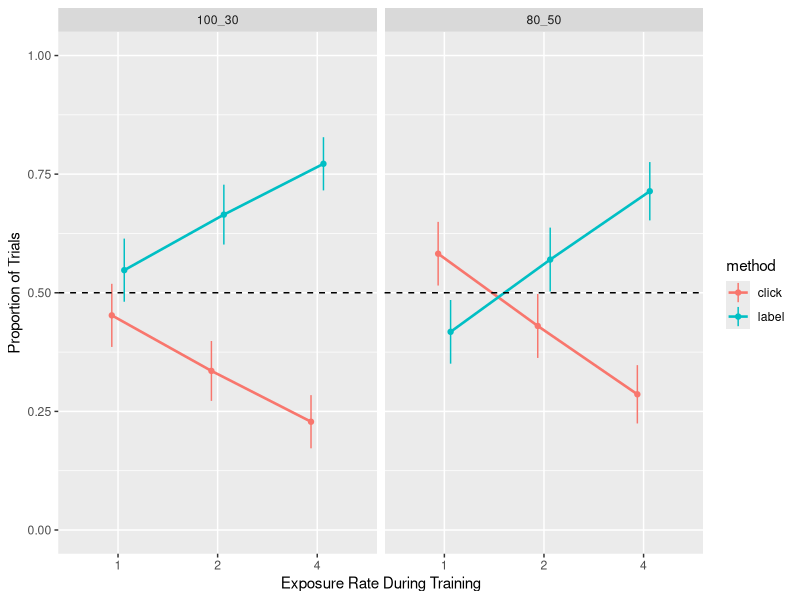
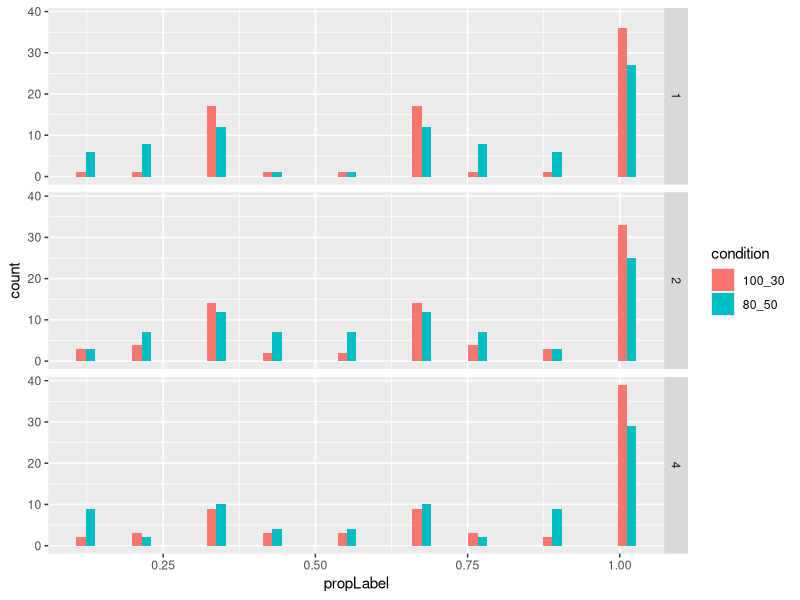
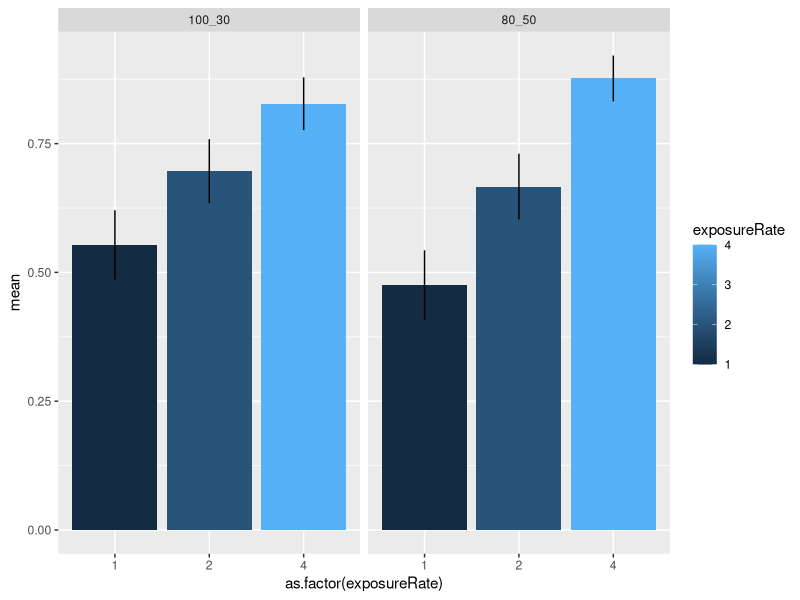

Generate these figures, in order, with R:
## ---- chunk 1
library(tidyverse)
library(lme4)
## ---- chunk 2
all_data <- read.csv("data/2020.May_explicit_baseline.csv")

all_data_dropped <- all_data %>%
  filter(toBeDropped==0)
## ---- chunk 3
seprop <- function(props) {
  mean_prop = mean(props)
  sqrt( (mean_prop*(1 - mean_prop)) / length(props))
}

###wrangling data for plots by exposure
prop_methods_exposures <- all_data_dropped %>%
  filter(toBeDropped != 1) %>%
  # filter(testCorrect == 1) %>%
  ungroup() %>%
  select(condition,ldf_num, partnersExposure, exposureRate,method) %>%
  group_by(condition, ldf_num,partnersExposure, exposureRate, method) %>%
  summarise(n = n()) %>%
  group_by(condition, ldf_num,partnersExposure, exposureRate) %>%
  mutate(n = n/sum(n)) %>%
  ungroup() %>%
  mutate(method = as.factor(method)) %>%
  tidyr::complete(nesting(condition, ldf_num, partnersExposure), exposureRate, method, fill = list(n = 0)) %>%
  group_by(condition, partnersExposure, exposureRate, method) %>%
  summarise(mean = mean(n), se = seprop(n)) %>%
  ungroup()


#Exp. 1, Plot 1. 
prop_methods_exposures %>% 
  mutate(exposureRate=as.factor(exposureRate)) %>%
  ggplot(aes(x=exposureRate, y=mean, color = method)) +
  geom_point(size=1.5,position=position_dodge(.25)) +
  geom_line(aes(x=(exposureRate), y=mean, group=interaction(method,condition), color=method),  size=.9,
          position=position_dodge(.25)) +
  geom_linerange(aes(ymax = mean + se,
    ymin = mean - se),position=position_dodge(.25)) +
  coord_cartesian(ylim=c(0,1)) +
  facet_grid(.~condition) +
  labs(y="Proportion of Trials", x="Exposure Rate During Training") +
  geom_hline(yintercept = .5, linetype = "dashed")
## ---- chunk 4
#hist of labling behavior by exposure rate
all_data_dropped %>%
  group_by(ldf_num, condition, exposureRate) %>%
  count(method == "label") %>%
  mutate(propLabel = n/sum(n)) %>%
  ggplot(aes(x=propLabel, fill = condition))+
  geom_histogram(position = position_dodge()) +
  facet_grid(exposureRate~.) 
## ---- chunk 5
#no random effects
lm((method=='label') ~ condition +
                exposureRate,
            data=all_data_dropped) %>%
  summary(.)

#analysis
glmer((method=='label') ~ condition + 
            exposureRate + testCorrect + 
            (1|ldf_num),
            data=all_data_dropped,
      family=binomial) %>% 
  summary(.)

#analysis of known words only
glmer((method=='label') ~ condition +
                exposureRate +
                (1|ldf_num) + (1|realLabel),
            #filtering to known words only
            data=(all_data_dropped %>%
                    filter(testCorrect == 1)),
      family=binomial) %>%
  summary(.)
## ---- chunk 6
#checking for learning differences
all_data_dropped %>%
  distinct(ldf_num, realLabel, .keep_all = T) %>%
  group_by(condition, exposureRate) %>%
  summarize(mean=mean(testCorrect), se= sd(testCorrect)/sqrt(55)) %>%
  ggplot(aes(x=as.factor(exposureRate), y=mean, fill = exposureRate))+
           geom_bar(stat="identity")+
  geom_linerange(aes(ymin=mean-se, ymax=mean+se)) +
  facet_wrap(.~condition)
